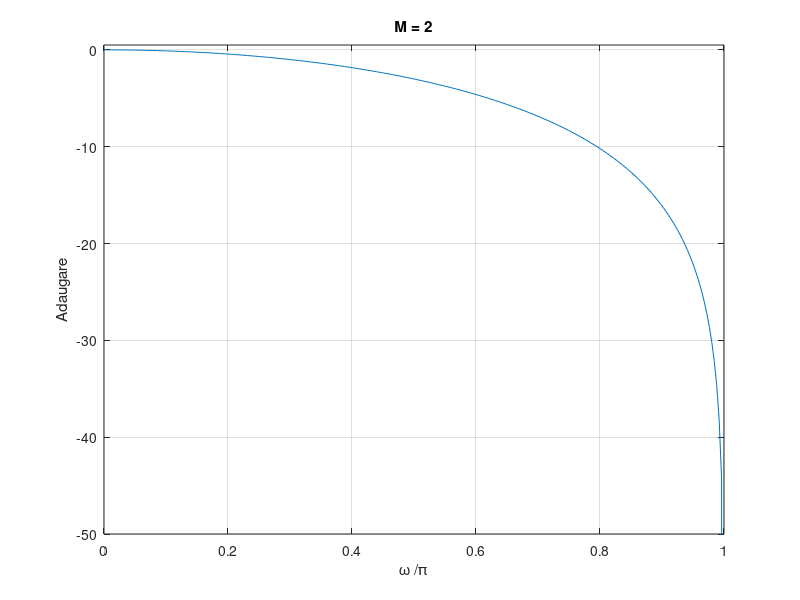

MATLAB code to generate this figure:
% Programul P4_2
% Rspunsul propriu al filtrului de frecvenюг joasг.
clf;
M=2;
num=ones(1,M)/M;
w=0:pi/255:pi;
h=freqz(num,1,w); %Frequency response of digital filter
g=20*log10(abs(h));
plot(w/pi,g); grid
axis([0 1 -50 0.5]);
xlabel('\omega /\pi'); ylabel('Adaugare');
title(['M = ',num2str(M)]);
